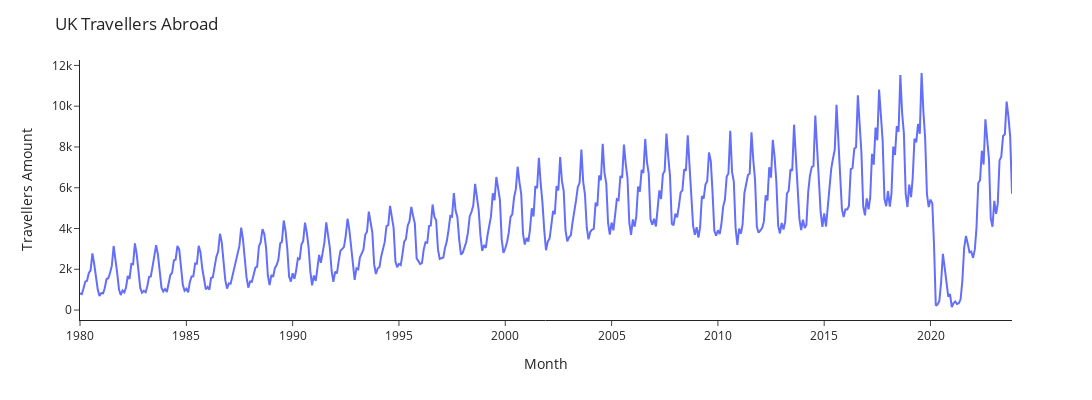

The code cell stored with this chart in its notebook:
### Code cell
# plot the travellers data and show trend
plot_travellers(df, y_col='Travellers', y_lable='Travellers Amount')

### Figure 1 — Plotly figure (JSON) as saved in the notebook; plotly's stock layout.template omitted (floating-point values rounded to 4 significant figures; data arrays with more than 128 entries replaced by an {"elided": "..."} marker saying what was removed)
{"data": [{"hovertemplate": "Month=%{x}<br>Travellers Amount=%{y}<extra></extra>", "legendgroup": "", "line": {"color": "#636efa", "dash": "solid"}, "marker": {"symbol": "circle"}, "mode": "lines", "name": "", "orientation": "v", "showlegend": false, "type": "scatter", "x": {"elided": "527 str values"}, "xaxis": "x", "y": {"elided": "527 int values"}, "yaxis": "y"}], "layout": {"height": 400, "legend": {"tracegroupgap": 0}, "margin": {"t": 60}, "title": {"text": "UK Travellers Abroad"}, "width": 1200, "xaxis": {"anchor": "y", "domain": [0, 1], "title": {"text": "Month"}}, "yaxis": {"anchor": "x", "domain": [0, 1], "title": {"text": "Travellers Amount"}}}}
